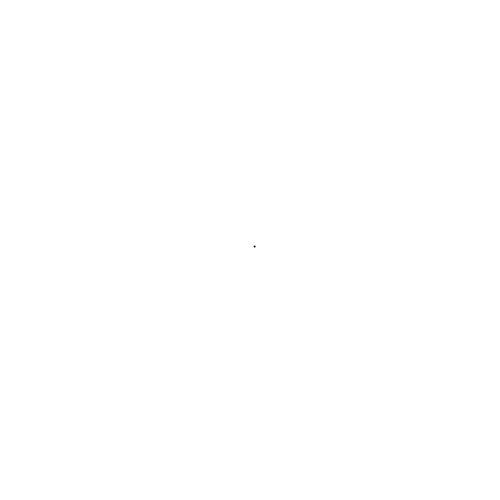
Frame 1 (no input)
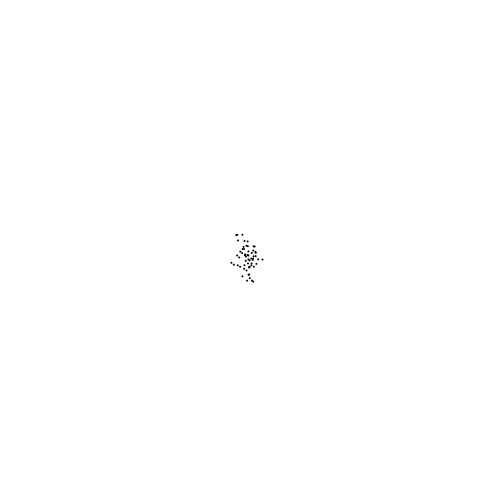
Frame 60 (the mouse pressed at the canvas centre just before this capture)
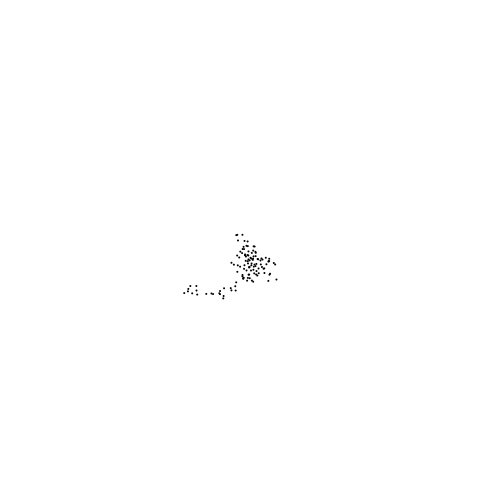
Frame 120 (the mouse held since frame 60 and released just before this capture)

The Processing sketch that drew these frames (run headless with seeded random() and noise(); from frame 60 on, the mouse is pressed at the canvas centre):

// Processing sketch: ex01_06_custom_randomwalk
// ── ex01_06_custom_randomwalk.pde
float x;
float y;
float sd;
PVector world;

void setup() {
  world = new PVector(500, 500);
  size(500, 500);
  background(255);
  sd = 5.0;
  x = y = (world.x / 2);
  fill(0);
  noStroke();
}

void draw() {
  float xDiff = getDiff();
  float yDiff = getDiff();
  x += random(-xDiff, xDiff);
  y += random(-yDiff, yDiff);
  x = createWall(x, world.x);
  y = createWall(y, world.y);
  ellipse(x, y, 2, 2);
}

float getDiff() {
  float diff;
  while (true) {
    diff = random(0, 10);
    if (random(0, 100) < diff * diff) {
      return diff;
    }
  }
}

float createWall(float pos, float size) {
  if (pos > size) {
    pos = size;
  }
  if (pos < 0) {
    pos = 0;
  }
  return pos;
}
